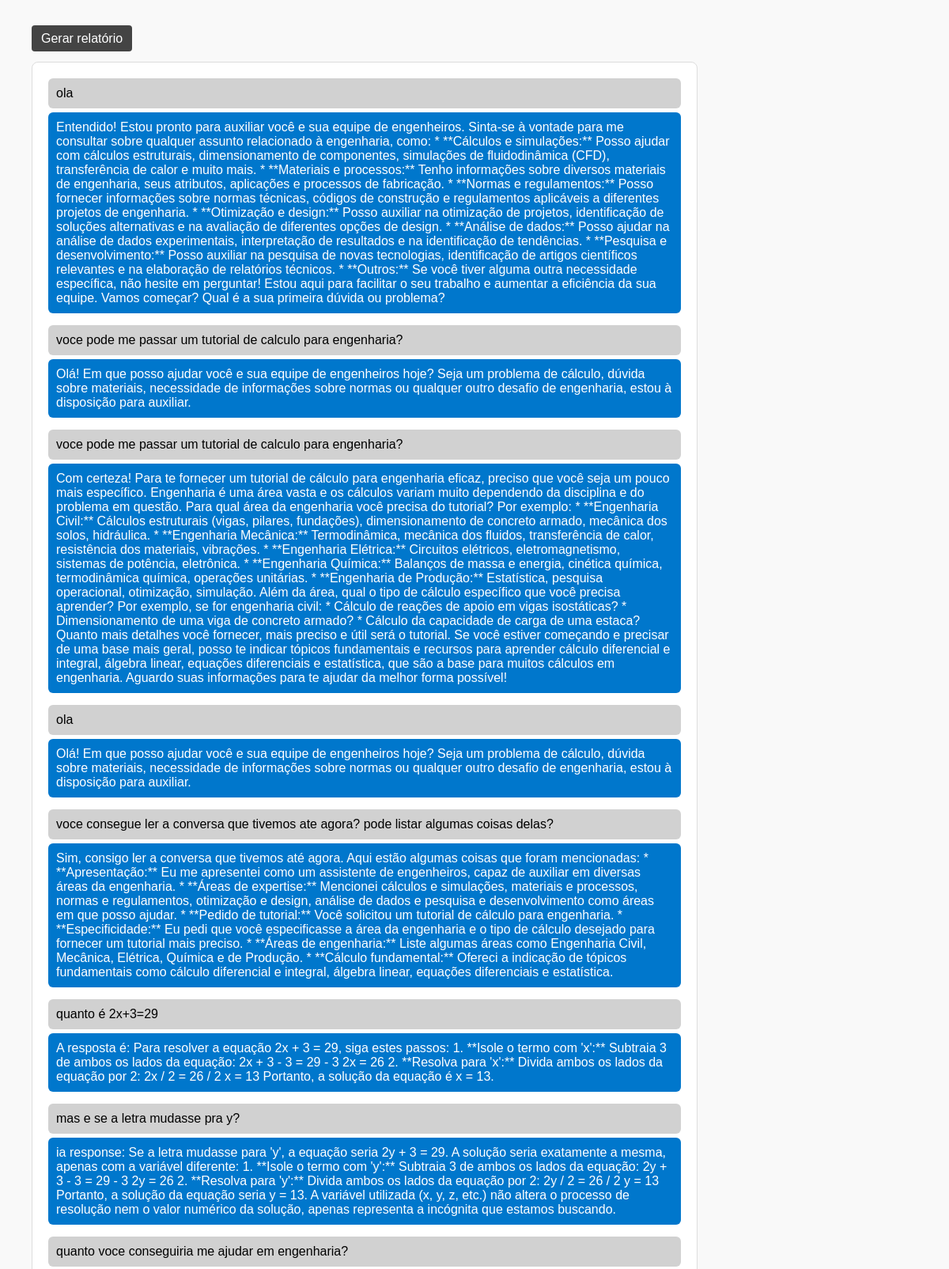
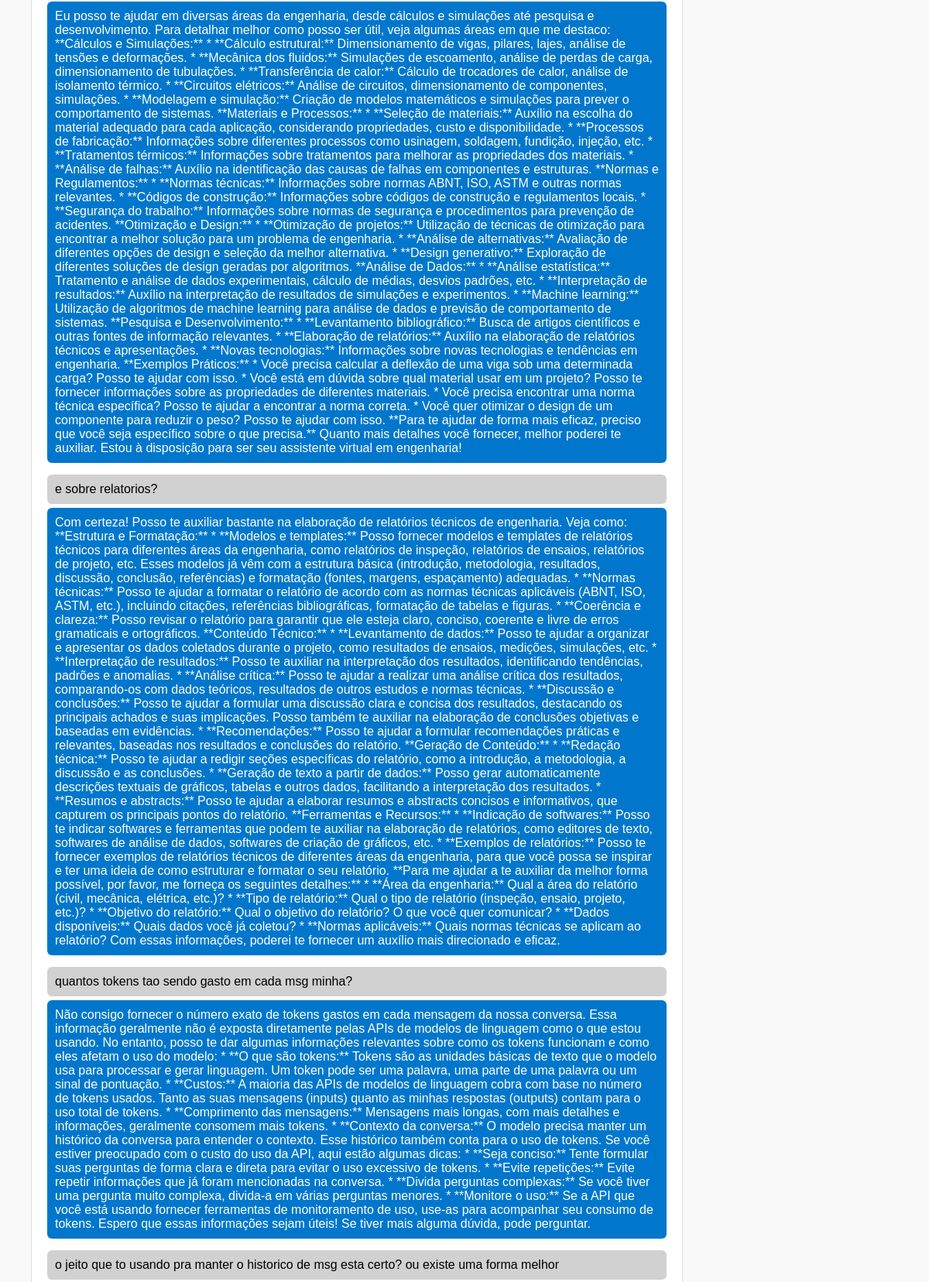
The page /chat/2 (upper part) on the database its author committed (2 pictures, top to bottom).
### engbot/models.py (models this page shows)
class Message(models.Model):
    chat = models.ForeignKey(Chat, on_delete=models.CASCADE)
    requests = models.TextField()
    responses = models.TextField()

### engbot/views.py (the view)
# urls.py: path('chat/<int:chat_id>', views.chat),
def chat(request, chat_id):
    chat = AI()
    if request.method == "POST":
        data = request.POST.get('data')
        chat.make_ai_request(chat_id=chat_id, current_data=data)
    chatobj = chat.get_chat(chat_id=chat_id)
    messages = chat.render_chat(chatobj)
    return render(request, 'index.html', {'messages': messages})

### engbot/utilits.py (called while the page is built)
    def get_chat(self, chat_id):
        chat = Chat.objects.filter(id=chat_id).first()
        if chat is None:
            chat = Chat.objects.create(id=chat_id)
            chat.save()
        return chat

    def render_chat(self, chat):
        chat_rendered = chat.message_set.all()
        return chat_rendered

### engbot/templates/index.html (shortened to what this page needs)
<!DOCTYPE html>
<html lang="pt-BR">
<head>
</head>
<body>
    <div class="top-bar">
        <a href="../gerar_relatorio">Gerar relatório</a>
    </div>
    <div class="chat">
        {% for message in messages %}
            <span class="user">{{ message.requests }}</span>
            <span class="ia">{{ message.responses }}</span>
        {% endfor %}
    </div>
</body>
</html>

### engbot/templates/index.html (style rules this page uses)
body { font-family: Arial, sans-serif; margin: 40px; background-color: #f9f9f9; }
.chat { background-color: #ffffff; padding: 20px; border-radius: 8px; border: 1px solid #ddd; max-width: 800px; margin-bottom: 30px; }
.user { display: inline-block; background-color: #d1d1d1; color: #000; padding: 10px; border-radius: 6px; margin-bottom: 5px; }
.ia { display: inline-block; background-color: #0077cc; color: white; padding: 10px; border-radius: 6px; margin-bottom: 15px; }
.chat span { display: block; }
a { text-decoration: none; background-color: #444; color: white; padding: 8px 12px; border-radius: 4px; }
.top-bar { margin-bottom: 20px; }

### rows shown on the page
Message: requests "ola", responses "Entendido! Estou pronto para auxiliar você e sua equipe de engenheiros. Sinta-se à vontade para me consultar sobre qualquer assunto relacionado à engenharia, como: * **Cálculos e simulações:** Posso ajudar com cálculos estruturais, dimensionamento de componentes, simulações de fluidodinâmica (CFD), transferência de calor e muito mais. * **Materiais e processos:** Tenho informações sobre diversos materiais de engenharia, seus atributos, aplicações e processos de fabricação. * **Normas e regulamentos:** Posso fornecer informações sobre normas técnicas, códigos de construção e regulamentos aplicáveis a diferentes projetos de engenharia. * **Otimização e design:** Posso auxiliar na otimização…"
Message: requests "voce pode me passar um tutorial de calculo para engenharia?", responses "Olá! Em que posso ajudar você e sua equipe de engenheiros hoje? Seja um problema de cálculo, dúvida sobre materiais, necessidade de informações sobre normas ou qualquer outro desafio de engenharia, estou à disposição para auxiliar."
Message: requests "voce pode me passar um tutorial de calculo para engenharia?", responses "Com certeza! Para te fornecer um tutorial de cálculo para engenharia eficaz, preciso que você seja um pouco mais específico. Engenharia é uma área vasta e os cálculos variam muito dependendo da disciplina e do problema em questão. Para qual área da engenharia você precisa do tutorial? Por exemplo: * **Engenharia Civil:** Cálculos estruturais (vigas, pilares, fundações), dimensionamento de concreto armado, mecânica dos solos, hidráulica. * **Engenharia Mecânica:** Termodinâmica, mecânica dos fluidos, transferência de calor, resistência dos materiais, vibrações. * **Engenharia Elétrica:** Circuitos elétricos, eletromagnetismo, sistemas de potência, eletrônica. * **Engenharia Química:**…"
Message: requests "ola", responses "Olá! Em que posso ajudar você e sua equipe de engenheiros hoje? Seja um problema de cálculo, dúvida sobre materiais, necessidade de informações sobre normas ou qualquer outro desafio de engenharia, estou à disposição para auxiliar."
Message: requests "voce consegue ler a conversa que tivemos ate agora? pode listar algumas coisas delas?", responses "Sim, consigo ler a conversa que tivemos até agora. Aqui estão algumas coisas que foram mencionadas: * **Apresentação:** Eu me apresentei como um assistente de engenheiros, capaz de auxiliar em diversas áreas da engenharia. * **Áreas de expertise:** Mencionei cálculos e simulações, materiais e processos, normas e regulamentos, otimização e design, análise de dados e pesquisa e desenvolvimento como áreas em que posso ajudar. * **Pedido de tutorial:** Você solicitou um tutorial de cálculo para engenharia. * **Especificidade:** Eu pedi que você especificasse a área da engenharia e o tipo de cálculo desejado para fornecer um tutorial mais preciso. * **Áreas de engenharia:** Liste algumas áreas…"
Message: requests "quanto é 2x+3=29", responses "A resposta é: Para resolver a equação 2x + 3 = 29, siga estes passos: 1. **Isole o termo com 'x':** Subtraia 3 de ambos os lados da equação: 2x + 3 - 3 = 29 - 3 2x = 26 2. **Resolva para 'x':** Divida ambos os lados da equação por 2: 2x / 2 = 26 / 2 x = 13 Portanto, a solução da equação é x = 13."
Message: requests "mas e se a letra mudasse pra y?", responses "ia response: Se a letra mudasse para 'y', a equação seria 2y + 3 = 29. A solução seria exatamente a mesma, apenas com a variável diferente: 1. **Isole o termo com 'y':** Subtraia 3 de ambos os lados da equação: 2y + 3 - 3 = 29 - 3 2y = 26 2. **Resolva para 'y':** Divida ambos os lados da equação por 2: 2y / 2 = 26 / 2 y = 13 Portanto, a solução da equação seria y = 13. A variável utilizada (x, y, z, etc.) não altera o processo de resolução nem o valor numérico da solução, apenas representa a incógnita que estamos buscando."
Message: requests "quanto voce conseguiria me ajudar em engenharia?", responses "Eu posso te ajudar em diversas áreas da engenharia, desde cálculos e simulações até pesquisa e desenvolvimento. Para detalhar melhor como posso ser útil, veja algumas áreas em que me destaco: **Cálculos e Simulações:** * **Cálculo estrutural:** Dimensionamento de vigas, pilares, lajes, análise de tensões e deformações. * **Mecânica dos fluidos:** Simulações de escoamento, análise de perdas de carga, dimensionamento de tubulações. * **Transferência de calor:** Cálculo de trocadores de calor, análise de isolamento térmico. * **Circuitos elétricos:** Análise de circuitos, dimensionamento de componentes, simulações. * **Modelagem e simulação:** Criação de modelos matemáticos e simulações para…"
Message: requests "e sobre relatorios?", responses "Com certeza! Posso te auxiliar bastante na elaboração de relatórios técnicos de engenharia. Veja como: **Estrutura e Formatação:** * **Modelos e templates:** Posso fornecer modelos e templates de relatórios técnicos para diferentes áreas da engenharia, como relatórios de inspeção, relatórios de ensaios, relatórios de projeto, etc. Esses modelos já vêm com a estrutura básica (introdução, metodologia, resultados, discussão, conclusão, referências) e formatação (fontes, margens, espaçamento) adequadas. * **Normas técnicas:** Posso te ajudar a formatar o relatório de acordo com as normas técnicas aplicáveis (ABNT, ISO, ASTM, etc.), incluindo citações, referências bibliográficas, formatação de…"
Message: requests "quantos tokens tao sendo gasto em cada msg minha?", responses "Não consigo fornecer o número exato de tokens gastos em cada mensagem da nossa conversa. Essa informação geralmente não é exposta diretamente pelas APIs de modelos de linguagem como o que estou usando. No entanto, posso te dar algumas informações relevantes sobre como os tokens funcionam e como eles afetam o uso do modelo: * **O que são tokens:** Tokens são as unidades básicas de texto que o modelo usa para processar e gerar linguagem. Um token pode ser uma palavra, uma parte de uma palavra ou um sinal de pontuação. * **Custos:** A maioria das APIs de modelos de linguagem cobra com base no número de tokens usados. Tanto as suas mensagens (inputs) quanto as minhas respostas (outputs) contam…"
Message: requests "o jeito que to usando pra manter o historico de msg esta certo? ou existe uma forma melhor"
